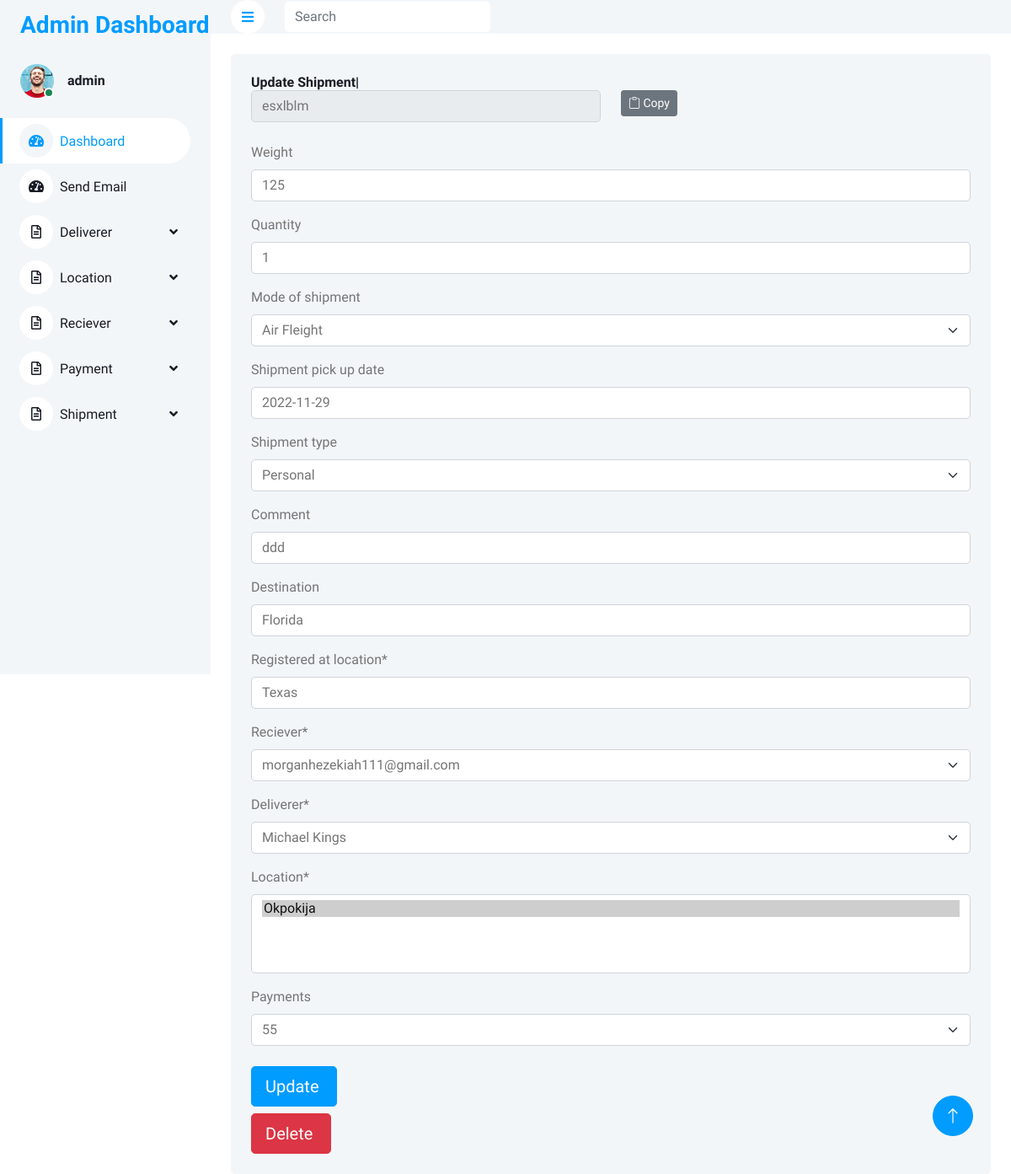
Screenshot of /dashboard/updateShipment/2 (signed in) with the database file from the repository.
### base/models.py (models this page shows, shortened)
class Shipment(models.Model):
    weight = models.CharField(null=True, blank=True, max_length=120)
    quantity = models.CharField(null=True, blank=True, max_length=120)
    mode_of_shipment = models.CharField(null=True, blank=True, max_length=120)
    shipment_pick_up_date = models.CharField(null=True, blank=True, max_length=120)
    shipment_type = models.CharField(null=True, blank=True, max_length=120)
    comment = models.CharField(null=True, blank=True, max_length=120)
    uuid = models.TextField(null=False, blank=False, unique=True)
    registered_at_location = models.CharField(max_length=30, default="Texas")
    destination = models.CharField(null=True, blank=True, max_length=120)
    date_created = models.DateTimeField(default=timezone.now)
    reciever = models.ForeignKey(Reciever, on_delete=models.CASCADE)
    deliverer = models.ForeignKey(Deliverer, on_delete=models.CASCADE)
    location = models.ManyToManyField(Location)
    payments = models.ForeignKey(Payment, on_delete=models.CASCADE, null=True, blank=True)

### base/views.py (the view)
class UpdateShipment(LoginRequiredMixin, UpdateView):
    template_name="dashboard/shipment/update_shipment.html"
    model=Shipment
    form_class = ShipmentForm
    context_object_name="shipment"

### base/forms.py
class ShipmentForm(forms.ModelForm):
    class Meta:
        model = Shipment
        fields = (
            "weight",
            "quantity",
            "mode_of_shipment",
            "shipment_pick_up_date",
            "shipment_type",
            "comment",
            "destination",
            "registered_at_location",
            "reciever",
            "deliverer",
            "location",
            "payments"
        )
        widgets = {
            'mode_of_shipment': forms.Select(choices=MODE_OF_SHIPMENT_CHOICES),
            "shipment_type":forms.Select(choices=TYPE_OF_SHIPMENT_CHOICES)
        }

### base/models.py (called while the page is built)
    def __str__(self) -> str:
        return self.email

    def __str__(self) -> str:
        return self.deliverer_name

    def __str__(self) -> str:
        return self.address

    def __str__(self) -> str:
        return str(self.shipment_fee)

### context/_app.py (called while the page is built)
def app(request):
    shipments = Shipment.objects.all()
    locations = Location.objects.all()
    deliverers = Deliverer.objects.all()
    recievers = Reciever.objects.all()
    return {
        "app_name":"ZoomCourier",
        "shipments":shipments,
        "locations":locations,
        "deliverers":deliverers,
        "recievers":recievers,
        "phone_number":"+1(863)417-2285",
        "email":"support@cargointransit.online",
        "address":'''A108 Adam Street
New York, NY 535022
United States'''
    }

### templates/dashboard/shipment/update_shipment.html (shortened to what this page needs)
{%extends 'dashboard/helpers/__base__.html' %}
{%load static%}
{% load crispy_forms_tags %}
{%block content %}
<div class="container-fluid pt-4 px-4">
    <div class="row g-4">
        <div class="col-sm-12 col-xl-12">
            <div class="bg-light rounded h-100 p-4">
                <h6 class="mb-4">Update Shipment|<b><span class="text-primary">
                            <div class="row">
                                <div class="col-lg-6">
                                    <input type="text" class="form-control" readonly value="{{shipment.uuid }}"
                                        id="shipment_uuid_text_input" />
                                </div>
                                <div class="col-lg-6">
                                    <button class="btn btn-secondary btn-sm" onclick="handleCopyShipmentUuid()">
                                        <i class="bi bi-clipboard"></i> Copy
                                    </button>
                                </div>
                            </div>
                        </span></b> </h6>
                <form method="post" enctype="multipart/form-data">
                    {{ form|crispy }}
                    <div class="row">
                        <div class="col-lg-6 col-sm-12">
                            <input type="submit" value="Update " class="mt-2 btn btn-primary btn-lg" />
                        </div>
                    </div>
                </form>
                <div class="col-lg-6 col-sm-12">
                    <form method="post" action="{% url 'deleteShipment' %}">
                        <input type="submit" value="Delete " class="mt-2 btn btn-danger btn-lg" />
                    </form>
                </div>
            </div>
        </div>
    </div>
</div>
</div>
{%endblock%}

### templates/dashboard/helpers/__header__.html (shortened to what this page needs)
{%load static%}
<!DOCTYPE html>
<html lang="en">
<head>
    <link href="https://cdnjs.cloudflare.com/ajax/libs/font-awesome/5.10.0/css/all.min.css" rel="stylesheet">
    <link href="https://cdn.jsdelivr.net/npm/bootstrap-icons@1.4.1/font/bootstrap-icons.css" rel="stylesheet">
    <link href="{%static 'dashboard/lib/owlcarousel/assets/owl.carousel.min.css' %}" rel="stylesheet">
    <link href="{%static 'dasboard/lib/tempusdominus/css/tempusdominus-bootstrap-4.min.css' %}" rel="stylesheet" />
    <link href="{%static 'dashboard/css/bootstrap.min.css' %}" rel="stylesheet">
    <link href="{%static 'dashboard/css/style.css' %}" rel="stylesheet">
</head>
<body>
    <div class="container-xxl position-relative bg-white d-flex p-0">
        <div class="sidebar pe-4 pb-3">
            <nav class="navbar bg-light navbar-light">
                <a href="/" class="navbar-brand mx-4 mb-3">
                    <h3 class="text-primary">Admin Dashboard</h3>
                </a>
                <div class="d-flex align-items-center ms-4 mb-4">
                    <div class="position-relative">
                        <img class="rounded-circle" src="{%static 'dashboard/img/user.jpg' %}" alt="" style="width: 40px; height: 40px;">
                        <div class="bg-success rounded-circle border border-2 border-white position-absolute end-0 bottom-0 p-1"></div>
                    </div>
                    <div class="ms-3">
                        <h6 class="mb-0">{{ request.user.username }}</h6>
                    </div>
                </div>
                <div class="navbar-nav w-100">
                    <a href="{% url 'dashboard' %}" class="nav-item nav-link active"><i class="fa fa-tachometer-alt me-2"></i>Dashboard</a>
                    <a href="{% url 'sendEmailView' %}" class="nav-item nav-link "><i class="fa fa-tachometer-alt me-2"></i>Send Email
                    </a>
                    <div class="nav-item dropdown">
                        <a href="#" class="nav-link dropdown-toggle" data-bs-toggle="dropdown"><i class="far fa-file-alt me-2"></i>Deliverer</a>
                    </div>
                    <div class="nav-item dropdown">
                        <a href="#" class="nav-link dropdown-toggle" data-bs-toggle="dropdown"><i class="far fa-file-alt me-2"></i>Location</a>
                    </div>
                    <div class="nav-item dropdown">
                        <a href="#" class="nav-link dropdown-toggle" data-bs-toggle="dropdown"><i class="far fa-file-alt me-2"></i>Reciever</a>
                    </div>
                    <div class="nav-item dropdown">
                        <a href="#" class="nav-link dropdown-toggle" data-bs-toggle="dropdown"><i class="far fa-file-alt me-2"></i>Payment</a>
                    </div>
                    <div class="nav-item dropdown">
                        <a href="#" class="nav-link dropdown-toggle" data-bs-toggle="dropdown"><i class="far fa-file-alt me-2"></i>Shipment</a>
                    </div>
                </div>
            </nav>
        </div>
        <div class="content">
            <nav class="navbar navbar-expand bg-light navbar-light sticky-top px-4 py-0">
                <a href="#" class="sidebar-toggler flex-shrink-0">
                    <i class="fa fa-bars"></i>
                </a>
                <form class="d-none d-md-flex ms-4">
                    <input class="form-control border-0" type="search" placeholder="Search">
                </form>
            </nav>

### static/dashboard/css/style.css (style rules this page uses)
:root { --primary: #009CFF; --light: #F3F6F9; --dark: #191C24; }
.btn { transition: .5s; }
.btn.btn-primary { color: #FFFFFF; }
.sidebar { position: fixed; top: 0; left: 0; bottom: 0; width: 250px; height: 100vh; overflow-y: auto; background: var(--light); transition: 0.5s; z-index: 999; }
.content { margin-left: 250px; min-height: 100vh; background: #FFFFFF; transition: 0.5s; }
@media (min-width: 992px) { .sidebar { margin-left: 0; } }
@media (min-width: 992px) { .content { width: calc(100% - 250px); } }
.sidebar .navbar .navbar-nav .nav-link { padding: 7px 20px; color: var(--dark); font-weight: 500; border-left: 3px solid var(--light); border-radius: 0 30px 30px 0; outline: none; }
.sidebar .navbar .navbar-nav .nav-link:hover, .sidebar .navbar .navbar-nav .nav-link.active { color: var(--primary); background: #FFFFFF; border-color: var(--primary); }
.sidebar .navbar .navbar-nav .nav-link i { width: 40px; height: 40px; display: inline-flex; align-items: center; justify-content: center; background: #FFFFFF; border-radius: 40px; }
.sidebar .navbar .navbar-nav .nav-link:hover i, .sidebar .navbar .navbar-nav .nav-link.active i { background: var(--light); }
.sidebar .navbar .dropdown-toggle::after { position: absolute; top: 15px; right: 15px; border: none; content: "\f107"; font-family: "Font Awesome 5 Free"; font-weight: 900; transition: .5s; }
.content .navbar .sidebar-toggler, .content .navbar .navbar-nav .nav-link i { width: 40px; height: 40px; display: inline-flex; align-items: center; justify-content: center; background: #FFFFFF; border-radius: 40px; }

### rows the page displays
Shipment: uuid "esxlblm", weight "125", quantity "1", mode_of_shipment "Air Fleight", shipment_pick_up_date "2022-11-29", shipment_type "Personal", comment "ddd", destination "Florida", registered_at_location "Texas", reciever "morganhezekiah111@gmail.com", deliverer "Michael Kings", payments "55"

### other values shown
{{ request.user.username }} "admin"
